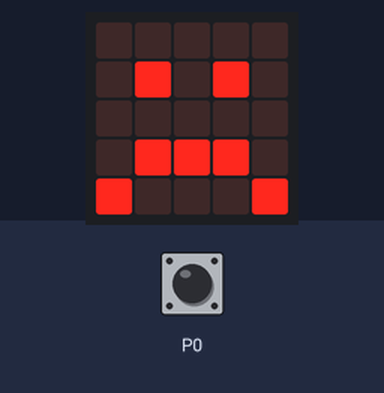
A program run on a simulated BBC micro:bit running MicroPython. On the bench: the board's 5×5 LED display. Inputs (shaded band) come from the test bench.

Above: at 1.2 s.
1.3 s: touch pin P0 pressed for 0.15 s
At 1.37 s:
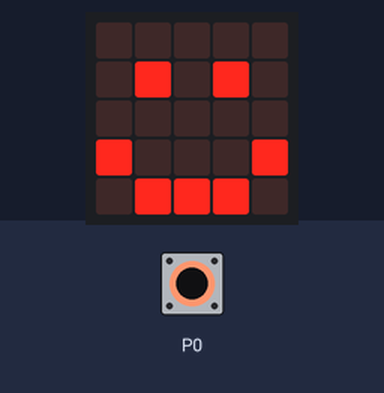
2.9 s: touch pin P0 pressed for 3.2 s
Timing chart, 0 to 5.9 s (numbered marks = the images above; inputs shaded):
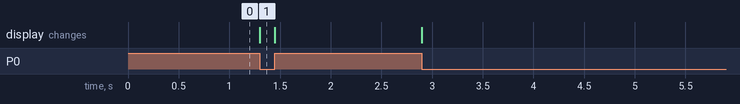

The program:

08_touched.py
```python
from microbit import *
#write your program:

try:
    while True:
        #被触摸
        if pin0.is_touched():
            display.show(Image.HAPPY)
        else:
            display.show(Image.SAD)
except:
    display.clear()
```

Measured:
- after the input at 1.3 s, the display: changes at once (image 1)
